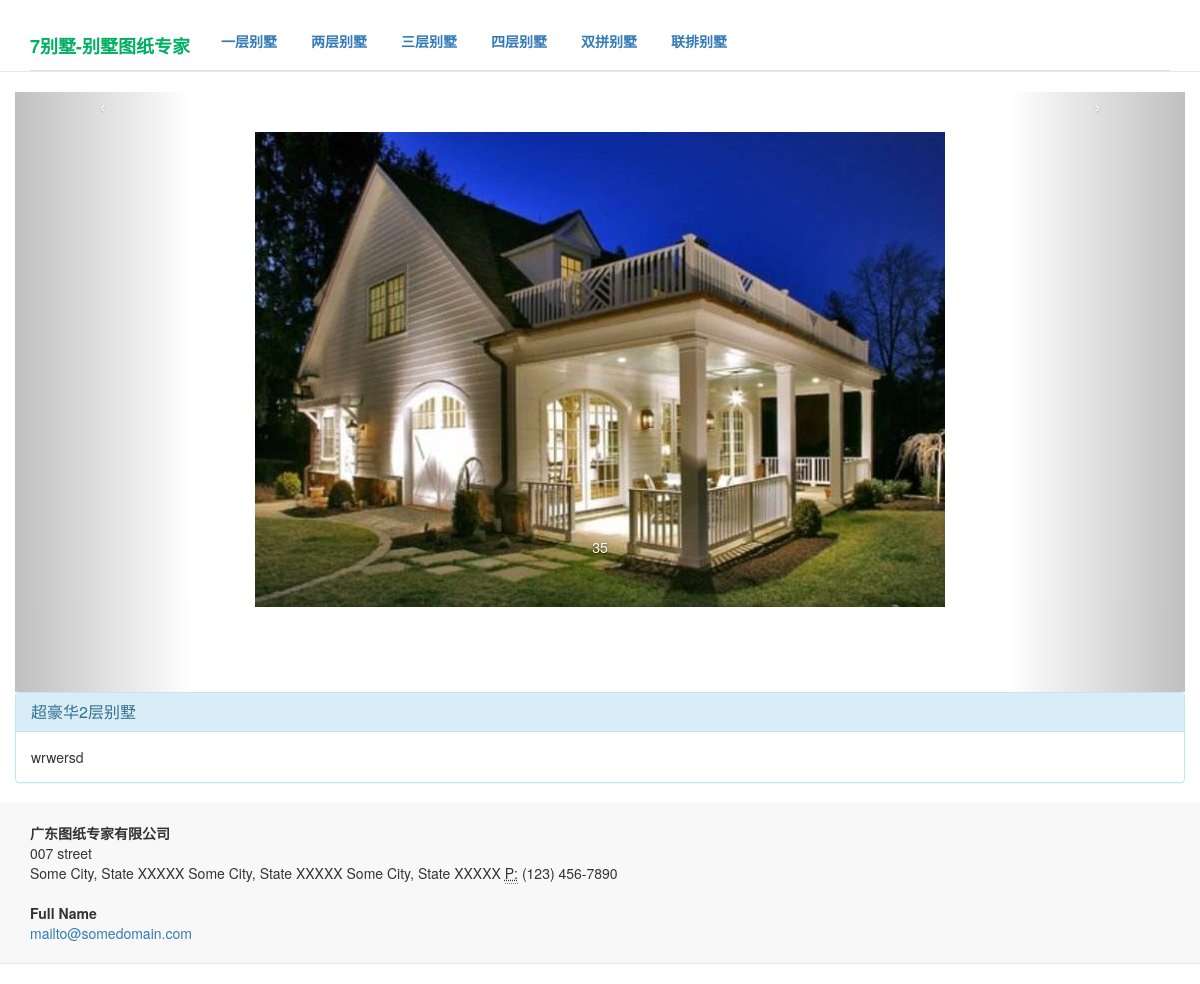
Page /home/house_detail/1/ on the committed database.
### home/models.py (models this page shows, shortened)
class Photo(models.Model):
	if_cover_choices=(('1','是'),('0','否'),)
	house=models.ForeignKey(House)
	images=models.ImageField(upload_to='static/photos')
	title=models.CharField('图片标题',max_length=50,blank=True)
	alt=models.CharField('图片说明',max_length=100,blank=True)
	order=models.CharField('排序标志',max_length=10,default=0)
	if_cover=models.CharField('是否设置为封面图片',max_length=10,choices=if_cover_choices,default='0')

class House(models.Model):
	floor_num_choices= (('1', '一层平房'),('2', '两层别墅'),('3','三层别墅'),('4','四层别墅'),('22','双拼别墅'),('0','不限制'))
	floor_area_choices=(('100', '<100平'),('200', '100-200平'),('300','200-300平'),('400','大于300平'),('0','不限制'))
	title=models.CharField('标题',max_length=100,help_text="文章标题，100字以内")
	content=RichTextField('正文',max_length=10000,)
	floor_num=models.CharField('别墅层数',choices=floor_num_choices,max_length=20)
	floor_area=models.CharField('占地面积',choices=floor_area_choices,max_length=20)
	down_price=models.IntegerField('下载积分',default=0)
	upload = models.FileField(upload_to='static/uploads',max_length=100,blank=True)
	create_date=models.DateField(auto_now_add=True)
	update_date=models.DateField(auto_now=True)

### home/views.py (the view)
# urls.py: url(r'house_detail/(?P<house_id>[0-9]+)/$',house_detail)
def house_detail(request,house_id):
	house=House.objects.get(pk=house_id)
	photo_list=Photo.objects.filter(house=house_id).order_by('order')
	context={'house_detail':house,'photo_list':photo_list}
	return render(request,"home/house_detail.html",context)

### templates/home/house_detail.html (shortened to what this page needs)
{%extends "home/house_base.html"%}
{% block content %}
<div class="container">
        <div class=row>
<div id="myCarousel" class="carousel slide" data-ride="carousel">
	<ol class="carousel-indicators">
		 {% for photo in photo_list %}
			{% if forloop.counter0 == 0 %}
				<li data-target="#myCarousel" data-slide-to="{{forloop.counter0}}" class="active"></li>
			{% else %}
				<li data-target="#myCarousel" data-slide-to="{{forloop.counter0}}"></li>
			{% endif %}
		{% endfor %}
	</ol>
	<div class="carousel-inner">
		{% for photo  in photo_list %}
			{%if  forloop.counter0 == 0 %}
				<div class="item active">
				<img src="/static/media/{{photo.images}}" class='center-block'   alt="{{photo.alt}}">
				<div class="carousel-caption"> {{photo.title}}  {{photo.id}} </div>
				</div>
			{%else%}
				<div class="item" >
				<img src="/static/media/{{photo.images}}" class='center-block'  alt="{{photo.alt}}">
				<div class="carousel-caption">  {{photo.title}} </div>
				</div>
			{%endif%}
		{%endfor%}
	</div>
	<a class="carousel-control left" href="#myCarousel"
	   data-slide="prev">&lsaquo;</a>
	<a class="carousel-control right" href="#myCarousel"
	   data-slide="next">&rsaquo;</a>
</div>
<div class="panel panel-info">
	<div class="panel-heading">
		<h3 class="panel-title">{{house_detail.title  }}</h3>
	</div>
	<div class="panel-body">
	{{house_detail.content |safe  }}
	</div>
</div>
</div>
</div>
{% endblock %}

### templates/home/house_detail.html (style rules this page uses)
.carousel { height:600px; }
.carousel .item { margin-top:40px; margin-bottom:40px; max-height:520px; }
.carousel .item img { max-height:520px; }

### rows in the picture
Photo: images (picture), id "35"
House: title "超豪华2层别墅", content "wrwersd"
